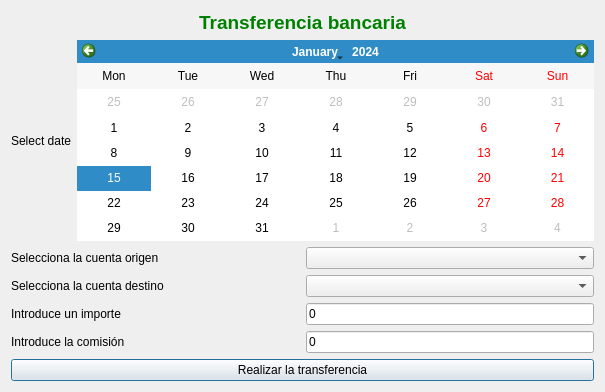
<?xml version="1.0" encoding="UTF-8"?>
<ui version="4.0">
 <class>frmTransferencia</class>
 <widget class="QDialog" name="frmTransferencia">
  <property name="windowModality">
   <enum>Qt::WindowModal</enum>
  </property>
  <property name="geometry">
   <rect>
    <x>0</x>
    <y>0</y>
    <width>605</width>
    <height>392</height>
   </rect>
  </property>
  <property name="windowTitle">
   <string>Transferencia bancaria</string>
  </property>
  <property name="windowIcon">
   <iconset resource="../images/xulpymoney.qrc">
    <normaloff>:/xulpymoney/transfer.png</normaloff>:/xulpymoney/transfer.png</iconset>
  </property>
  <property name="modal">
   <bool>true</bool>
  </property>
  <layout class="QHBoxLayout" name="horizontalLayout_6">
   <item>
    <layout class="QVBoxLayout" name="verticalLayout">
     <item>
      <widget class="QLabel" name="lblTitulo">
       <property name="font">
        <font>
         <pointsize>14</pointsize>
         <weight>75</weight>
         <bold>true</bold>
        </font>
       </property>
       <property name="styleSheet">
        <string notr="true">color: rgb(0, 128, 0);</string>
       </property>
       <property name="text">
        <string>Transferencia bancaria</string>
       </property>
       <property name="alignment">
        <set>Qt::AlignCenter</set>
       </property>
      </widget>
     </item>
     <item>
      <layout class="QHBoxLayout" name="horizontalLayout_2">
       <item>
        <widget class="QLabel" name="label">
         <property name="text">
          <string>Select date</string>
         </property>
        </widget>
       </item>
       <item>
        <widget class="QCalendarWidget" name="calendar">
         <property name="firstDayOfWeek">
          <enum>Qt::Monday</enum>
         </property>
         <property name="verticalHeaderFormat">
          <enum>QCalendarWidget::NoVerticalHeader</enum>
         </property>
        </widget>
       </item>
      </layout>
     </item>
     <item>
      <layout class="QHBoxLayout" name="horizontalLayout_3">
       <item>
        <widget class="QLabel" name="label_2">
         <property name="text">
          <string>Selecciona la cuenta origen</string>
         </property>
        </widget>
       </item>
       <item>
        <widget class="QComboBox" name="cmbOrigen"/>
       </item>
      </layout>
     </item>
     <item>
      <layout class="QHBoxLayout" name="horizontalLayout_5">
       <item>
        <widget class="QLabel" name="label_5">
         <property name="text">
          <string>Selecciona la cuenta destino</string>
         </property>
        </widget>
       </item>
       <item>
        <widget class="QComboBox" name="cmbDestino"/>
       </item>
      </layout>
     </item>
     <item>
      <layout class="QHBoxLayout" name="horizontalLayout">
       <item>
        <widget class="QLabel" name="label_3">
         <property name="text">
          <string>Introduce un importe</string>
         </property>
        </widget>
       </item>
       <item>
        <widget class="myQLineEdit" name="txtImporte">
         <property name="sizePolicy">
          <sizepolicy hsizetype="Minimum" vsizetype="Fixed">
           <horstretch>0</horstretch>
           <verstretch>0</verstretch>
          </sizepolicy>
         </property>
         <property name="toolTip">
          <string>El importe debe ser positivo</string>
         </property>
         <property name="text">
          <string>0</string>
         </property>
        </widget>
       </item>
      </layout>
     </item>
     <item>
      <layout class="QHBoxLayout" name="horizontalLayout_4">
       <item>
        <widget class="QLabel" name="label_4">
         <property name="text">
          <string>Introduce la comisión</string>
         </property>
        </widget>
       </item>
       <item>
        <widget class="myQLineEdit" name="txtComision">
         <property name="sizePolicy">
          <sizepolicy hsizetype="Minimum" vsizetype="Fixed">
           <horstretch>0</horstretch>
           <verstretch>0</verstretch>
          </sizepolicy>
         </property>
         <property name="toolTip">
          <string>La comisión debe ser positiva</string>
         </property>
         <property name="text">
          <string>0</string>
         </property>
        </widget>
       </item>
      </layout>
     </item>
     <item>
      <widget class="QPushButton" name="cmd">
       <property name="text">
        <string>Realizar la transferencia</string>
       </property>
       <property name="icon">
        <iconset resource="../images/xulpymoney.qrc">
         <normaloff>:/xulpymoney/transfer.png</normaloff>:/xulpymoney/transfer.png</iconset>
       </property>
      </widget>
     </item>
    </layout>
   </item>
  </layout>
 </widget>
 <customwidgets>
  <customwidget>
   <class>myQLineEdit</class>
   <extends>QLineEdit</extends>
   <header location="global">myqlineedit</header>
  </customwidget>
 </customwidgets>
 <resources>
  <include location="../images/xulpymoney.qrc"/>
 </resources>
 <connections/>
</ui>
